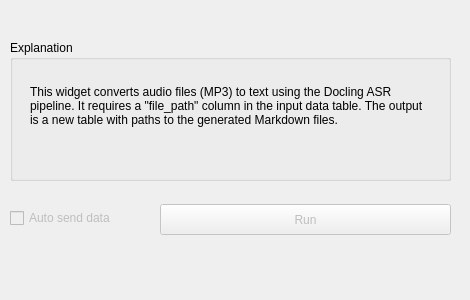
<?xml version="1.0" encoding="UTF-8"?>
<ui version="4.0">
 <class>Form</class>
 <widget class="QWidget" name="Form">
  <property name="geometry">
   <rect>
    <x>0</x>
    <y>0</y>
    <width>470</width>
    <height>300</height>
   </rect>
  </property>
  <property name="windowTitle">
   <string>Form</string>
  </property>
  <widget class="QGroupBox" name="groupBox">
   <property name="geometry">
    <rect>
     <x>10</x>
     <y>40</y>
     <width>441</width>
     <height>141</height>
    </rect>
   </property>
   <property name="title">
    <string>Explanation</string>
   </property>
   <widget class="QLabel" name="Description">
    <property name="geometry">
     <rect>
      <x>20</x>
      <y>20</y>
      <width>401</width>
      <height>91</height>
     </rect>
    </property>
    <property name="text">
     <string>This widget converts audio files (MP3) to text using the Docling ASR pipeline. It requires a &quot;file_path&quot; column in the input data table. The output is a new table with paths to the generated Markdown files.</string>
    </property>
    <property name="textFormat">
     <enum>Qt::AutoText</enum>
    </property>
    <property name="alignment">
     <set>Qt::AlignLeading|Qt::AlignLeft|Qt::AlignVCenter</set>
    </property>
    <property name="wordWrap">
     <bool>true</bool>
    </property>
   </widget>
  </widget>
  <widget class="QPushButton" name="pushButton_send">
   <property name="enabled">
    <bool>false</bool>
   </property>
   <property name="geometry">
    <rect>
     <x>160</x>
     <y>204</y>
     <width>291</width>
     <height>31</height>
    </rect>
   </property>
   <property name="text">
    <string>Run</string>
   </property>
  </widget>
  <widget class="QCheckBox" name="checkBox_send">
   <property name="enabled">
    <bool>false</bool>
   </property>
   <property name="geometry">
    <rect>
     <x>10</x>
     <y>210</y>
     <width>131</width>
     <height>16</height>
    </rect>
   </property>
   <property name="text">
    <string>Auto send data</string>
   </property>
  </widget>
 </widget>
 <resources/>
 <connections/>
</ui>
